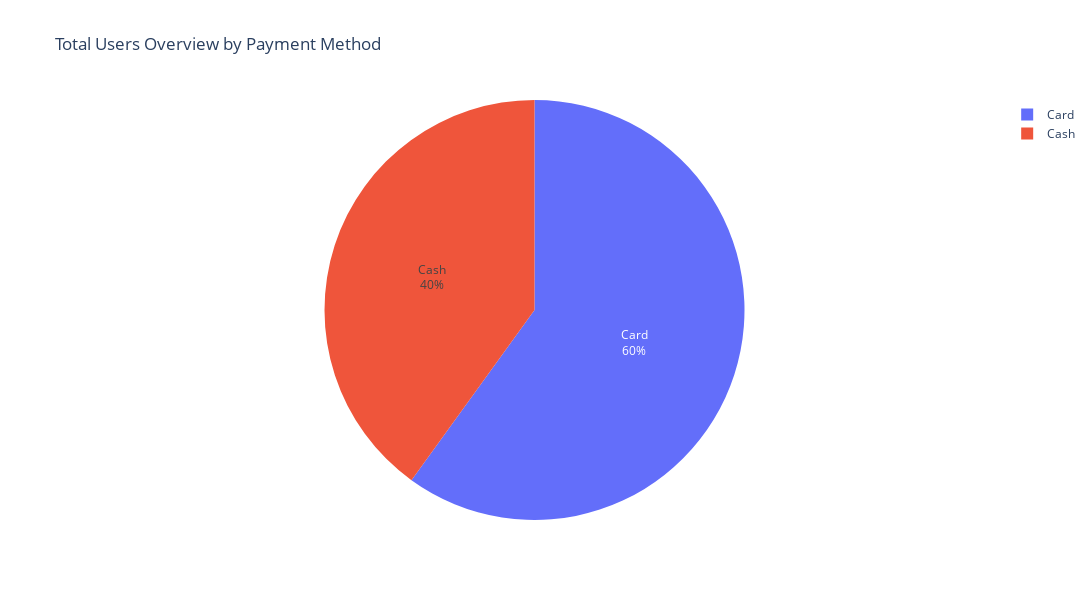

This figure's notebook cell:
### Markdown cell above
As seen from this Bar Chart; When the distribution of users by gender is analyzed on a company basis, while the male-female ratio is 57.6% - 42.4% in Yellow Cab Company, the male-female ratio is 55.9% - 44.1% in Pink Cab Company.

### Code cell
data3_3 = MasterData.groupby("Payment_Mode").count()
fig1 = px.pie(data3_3,
                        values=data3_3.Users,
                        names=data3_3.index ,title="Total Users Overview by Payment Method"
                        )
fig1.update_traces(
                        textposition='inside',
                        textinfo='percent+label'
                        )
fig1.update_layout( width = 1100 , height = 600 )

### Figure 1 — Plotly figure (JSON) as saved in the notebook; plotly's stock layout.template omitted (floating-point values rounded to 4 significant figures)
{"data": [{"domain": {"x": [0, 1], "y": [0, 1]}, "hoverlabel": {"namelength": 0}, "hovertemplate": "label=%{label}<br>Users=%{value}", "labels": ["Card", "Cash"], "legendgroup": "", "name": "", "showlegend": true, "textinfo": "percent+label", "textposition": "inside", "type": "pie", "values": [215504, 143888]}], "layout": {"height": 600, "legend": {"tracegroupgap": 0}, "title": {"text": "Total Users Overview by Payment Method"}, "width": 1100}}
